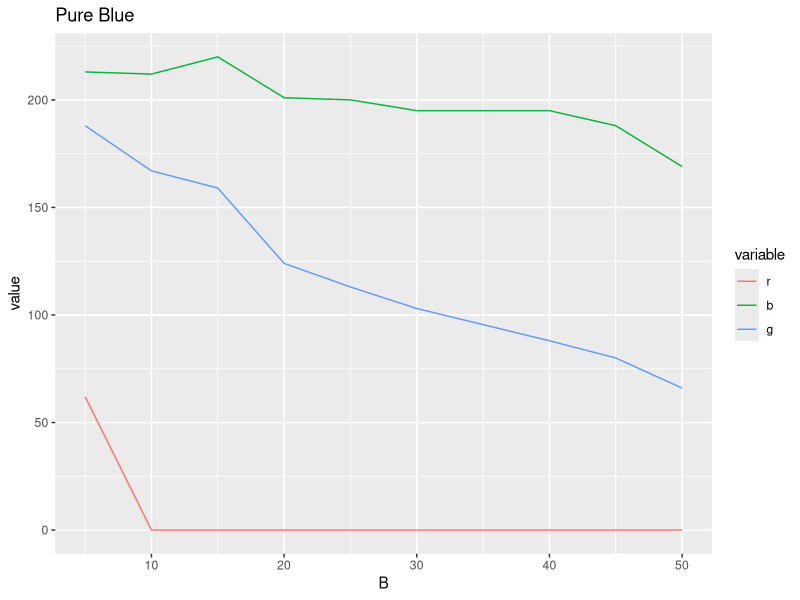
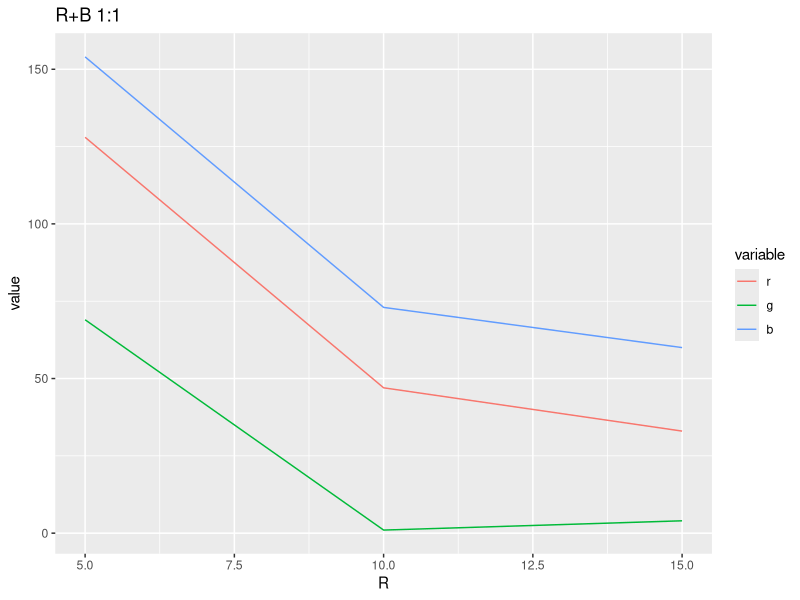

Write the R code that produced these figures, in order.
## ---- chunk 1
library(ggplot2)
library(reshape2)
## ---- chunk 2
B = c(5, 10, 15, 20, 25, 30, 40, 45, 50)
r = c(62, rep(0, length(B)-1))
g = c(188, 167, 159, 124, 113, 103, 88, 80, 66)
b = c(213, 212, 220, 201, 200, 195, 195, 188, 169)
df = data.frame(R=0, Y=0, B, r, b, g)
df = melt(df, id.vars=c("R", "Y", "B"))
ggplot(data=df, aes(x=B, y=value, color=variable)) + geom_line() + ggtitle("Pure Blue")
## ---- chunk 3
amount = c(5, 10, 15)
r = c(128, 47, 33)
g = c(69, 1, 4)
b = c(154, 73, 60)
df = data.frame(R=amount, Y=0, B=amount, r=r, g=g, b=b)
df = melt(df, id.vars=c("R", "Y", "B"))
ggplot(data=df, aes(x=R, y=value, color=variable)) + geom_line() + ggtitle("R+B 1:1")
## ---- chunk 4
amount
